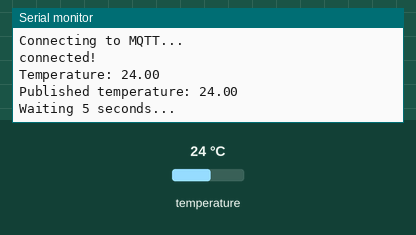
This sketch was run on a simulated ESP32. Shown: the last lines printed to the serial monitor. The inputs (shaded band) are chosen by the test bench; at power-on: temperature 24 °C. WiFi joins after 1.5 s; servers stay silent unless stated; no MQTT or app messages arrive unless stated.

Above: at 3.2 s.
3.3 s: temperature set to 12 °C
At 5.3 s:
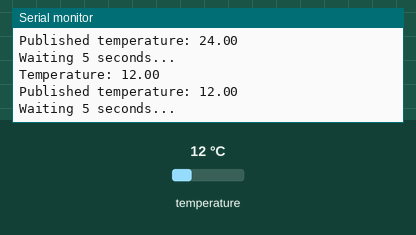
5.8 s: temperature set to 19 °C
At 7.8 s:
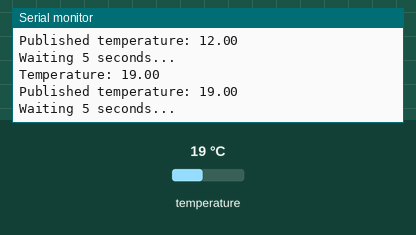
Timing chart, 0 to 9.3 s (numbered marks = the images above; inputs shaded):
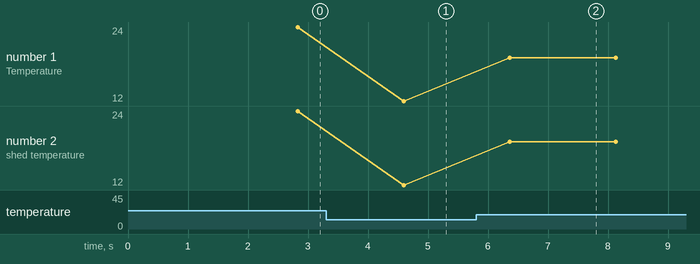

Measured:
- after the input at 3.3 s, the serial monitor: prints a new line after 1.3 s (image 1)
- after the input at 5.8 s, the serial monitor: prints a new line after 0.56 s (image 2)
- plotted number 1: 24 → 12 after the input at 3.3 s, 12 → 19 after the input at 5.8 s
- plotted number 2: 24 → 12 after the input at 3.3 s, 12 → 19 after the input at 5.8 s

The sketch:

esp32Logger.ino
```cpp
#include <OneWire.h>
#include <DallasTemperature.h>
#include <WiFi.h>
#include <PubSubClient.h>

#define ONE_WIRE_BUS 14

// WiFi credentials
const char* ssid = "LeRouter";
const char* password = "PASSWORD";
const char* mqtt_server = "192.168.15.120";
const int 	mqtt_port = 32032;
const char* mqtt_topic = "fridge/temperature";

OneWire oneWire(ONE_WIRE_BUS);
DallasTemperature sensors(&oneWire);
WiFiClient espClient;
PubSubClient client(espClient);

void setup() {
	Serial.begin(115200);

	// Start wifi
	Serial.println("Connecting to WiFi.");
	WiFi.begin(ssid, password);
	while (WiFi.status() != WL_CONNECTED) {
		delay(1000);
		Serial.print(".");
	}
	Serial.println("\nConnected to WiFi!");

	// MQTT Setup
	client.setServer(mqtt_server, mqtt_port);

	// Initialize DS18B20
	sensors.begin();

	// select 12-bit resolution
	sensors.setResolution(12);

	// wait for mqtt to connect
	while (!client.connected()) {
		Serial.println("Connecting to MQTT...");
		if (client.connect("ESP32Client")) {
			Serial.println("connected!");
		} else {
			Serial.print("failed with state ");
			Serial.print(client.state());
			delay(2000);
		}
	}
}

void loop() {
	client.loop();

	// Get temperature
	sensors.requestTemperatures();
	float temperature = sensors.getTempCByIndex(0);

	Serial.print("Temperature: ");
	Serial.println(temperature);

	// Publish temperature
	if (client.connected()) {
		String tempString = String(temperature, 2);
		client.publish(mqtt_topic, tempString.c_str());
		Serial.print("Published temperature: ");
		Serial.println(tempString);
	}

	Serial.println("Waiting 5 seconds...");
	// Wait 1 second
	delay(1000);
}
```
